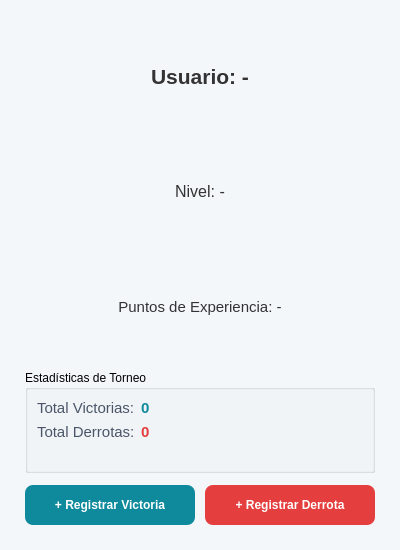
<?xml version="1.0" encoding="UTF-8"?>
<ui version="4.0">
 <class>VistaPerfil</class>
 <widget class="QMainWindow" name="VistaPerfil">
  <property name="geometry">
   <rect>
    <x>0</x>
    <y>0</y>
    <width>400</width>
    <height>550</height>
   </rect>
  </property>
  <property name="windowTitle">
   <string>Paladex - Mi Perfil</string>
  </property>
  <widget class="QWidget" name="centralwidget">
   <property name="styleSheet">
    <string notr="true">QWidget#centralwidget {
    background-color: #F4F7FA;
}
QLabel {
    color: #333333;
}</string>
   </property>
   <layout class="QVBoxLayout" name="verticalLayout">
    <property name="spacing">
     <number>12</number>
    </property>
    <property name="leftMargin">
     <number>25</number>
    </property>
    <property name="topMargin">
     <number>25</number>
    </property>
    <property name="rightMargin">
     <number>25</number>
    </property>
    <property name="bottomMargin">
     <number>25</number>
    </property>
    <item>
     <widget class="QLabel" name="lblUsuario">
      <property name="font">
       <font>
        <family>Segoe UI</family>
        <pointsize>16</pointsize>
        <weight>75</weight>
        <bold>true</bold>
       </font>
      </property>
      <property name="text">
       <string>Usuario: -</string>
      </property>
      <property name="alignment">
       <set>Qt::AlignCenter</set>
      </property>
     </widget>
    </item>
    <item>
     <widget class="QLabel" name="lblNivel">
      <property name="font">
       <font>
        <family>Segoe UI</family>
        <pointsize>12</pointsize>
       </font>
      </property>
      <property name="text">
       <string>Nivel: -</string>
      </property>
      <property name="alignment">
       <set>Qt::AlignCenter</set>
      </property>
     </widget>
    </item>
    <item>
     <widget class="QLabel" name="lblXP">
      <property name="font">
       <font>
        <family>Segoe UI</family>
        <pointsize>11</pointsize>
       </font>
      </property>
      <property name="text">
       <string>Puntos de Experiencia: -</string>
      </property>
      <property name="alignment">
       <set>Qt::AlignCenter</set>
      </property>
     </widget>
    </item>
    <item>
     <widget class="QGroupBox" name="groupEstadisticas">
      <property name="title">
       <string>Estadísticas de Torneo</string>
      </property>
      <layout class="QFormLayout" name="formLayout">
       <item row="0" column="0">
        <widget class="QLabel" name="lblVictoriasEtiqueta">
         <property name="font">
          <font>
           <family>Segoe UI</family>
           <pointsize>11</pointsize>
          </font>
         </property>
         <property name="styleSheet">
          <string notr="true">color: #4A5568;</string>
         </property>
         <property name="text">
          <string>Total Victorias:</string>
         </property>
        </widget>
       </item>
       <item row="0" column="1">
        <widget class="QLabel" name="lblVictorias">
         <property name="font">
          <font>
           <family>Segoe UI</family>
           <pointsize>11</pointsize>
           <weight>75</weight>
           <bold>true</bold>
          </font>
         </property>
         <property name="styleSheet">
          <string notr="true">color: #0F8A9D;</string>
         </property>
         <property name="text">
          <string>0</string>
         </property>
        </widget>
       </item>
       <item row="1" column="0">
        <widget class="QLabel" name="lblDerrotasEtiqueta">
         <property name="font">
          <font>
           <family>Segoe UI</family>
           <pointsize>11</pointsize>
          </font>
         </property>
         <property name="styleSheet">
          <string notr="true">color: #4A5568;</string>
         </property>
         <property name="text">
          <string>Total Derrotas:</string>
         </property>
        </widget>
       </item>
       <item row="1" column="1">
        <widget class="QLabel" name="lblDerrotas">
         <property name="font">
          <font>
           <family>Segoe UI</family>
           <pointsize>11</pointsize>
           <weight>75</weight>
           <bold>true</bold>
          </font>
         </property>
         <property name="styleSheet">
          <string notr="true">color: #E53E3E;</string>
         </property>
         <property name="text">
          <string>0</string>
         </property>
        </widget>
       </item>
      </layout>
     </widget>
    </item>
    <item>
     <layout class="QHBoxLayout" name="horizontalLayoutAcciones">
      <property name="spacing">
       <number>10</number>
      </property>
      <item>
       <widget class="QPushButton" name="btnSumarVictoria">
        <property name="minimumSize">
         <size>
          <width>0</width>
          <height>40</height>
         </size>
        </property>
        <property name="styleSheet">
         <string notr="true">QPushButton {
    background-color: #0F8A9D;
    color: white;
    border-radius: 8px;
    font-weight: bold;
}
QPushButton:hover {
    background-color: #17A6BC;
}</string>
        </property>
        <property name="text">
         <string>+ Registrar Victoria</string>
        </property>
       </widget>
      </item>
      <item>
       <widget class="QPushButton" name="btnSumarDerrota">
        <property name="minimumSize">
         <size>
          <width>0</width>
          <height>40</height>
         </size>
        </property>
        <property name="styleSheet">
         <string notr="true">QPushButton {
    background-color: #E53E3E;
    color: white;
    border-radius: 8px;
    font-weight: bold;
}
QPushButton:hover {
    background-color: #FC8181;
}</string>
        </property>
        <property name="text">
         <string>+ Registrar Derrota</string>
        </property>
       </widget>
      </item>
     </layout>
    </item>
   </layout>
  </widget>
 </widget>
</ui>
